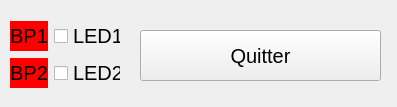
<?xml version="1.0" encoding="UTF-8"?>
<ui version="4.0">
 <class>WidgetUSB202</class>
 <widget class="QWidget" name="WidgetUSB202">
  <property name="geometry">
   <rect>
    <x>0</x>
    <y>0</y>
    <width>397</width>
    <height>107</height>
   </rect>
  </property>
  <property name="font">
   <font>
    <pointsize>15</pointsize>
   </font>
  </property>
  <property name="windowTitle">
   <string>WidgetUSB202</string>
  </property>
  <widget class="QPushButton" name="pushButton_Quitter">
   <property name="geometry">
    <rect>
     <x>140</x>
     <y>30</y>
     <width>241</width>
     <height>51</height>
    </rect>
   </property>
   <property name="text">
    <string>Quitter</string>
   </property>
  </widget>
  <widget class="QWidget" name="layoutWidget">
   <property name="geometry">
    <rect>
     <x>10</x>
     <y>20</y>
     <width>111</width>
     <height>70</height>
    </rect>
   </property>
   <layout class="QVBoxLayout" name="verticalLayout">
    <item>
     <layout class="QHBoxLayout" name="horizontalLayout">
      <item>
       <widget class="QLabel" name="label_BP1">
        <property name="styleSheet">
         <string notr="true">background-color: rgb(255, 0, 0)</string>
        </property>
        <property name="text">
         <string>BP1</string>
        </property>
        <property name="alignment">
         <set>Qt::AlignCenter</set>
        </property>
       </widget>
      </item>
      <item>
       <widget class="QCheckBox" name="checkBox_LED1">
        <property name="text">
         <string>LED1</string>
        </property>
       </widget>
      </item>
     </layout>
    </item>
    <item>
     <layout class="QHBoxLayout" name="horizontalLayout_2">
      <item>
       <widget class="QLabel" name="label_BP2">
        <property name="styleSheet">
         <string notr="true">background-color: rgb(255, 0, 0)</string>
        </property>
        <property name="text">
         <string>BP2</string>
        </property>
        <property name="alignment">
         <set>Qt::AlignCenter</set>
        </property>
        <property name="indent">
         <number>3</number>
        </property>
       </widget>
      </item>
      <item>
       <widget class="QCheckBox" name="checkBox_LED2">
        <property name="text">
         <string>LED2</string>
        </property>
       </widget>
      </item>
     </layout>
    </item>
   </layout>
  </widget>
 </widget>
 <resources/>
 <connections>
  <connection>
   <sender>pushButton_Quitter</sender>
   <signal>clicked()</signal>
   <receiver>WidgetUSB202</receiver>
   <slot>close()</slot>
   <hints>
    <hint type="sourcelabel">
     <x>326</x>
     <y>138</y>
    </hint>
    <hint type="destinationlabel">
     <x>199</x>
     <y>138</y>
    </hint>
   </hints>
  </connection>
 </connections>
</ui>
